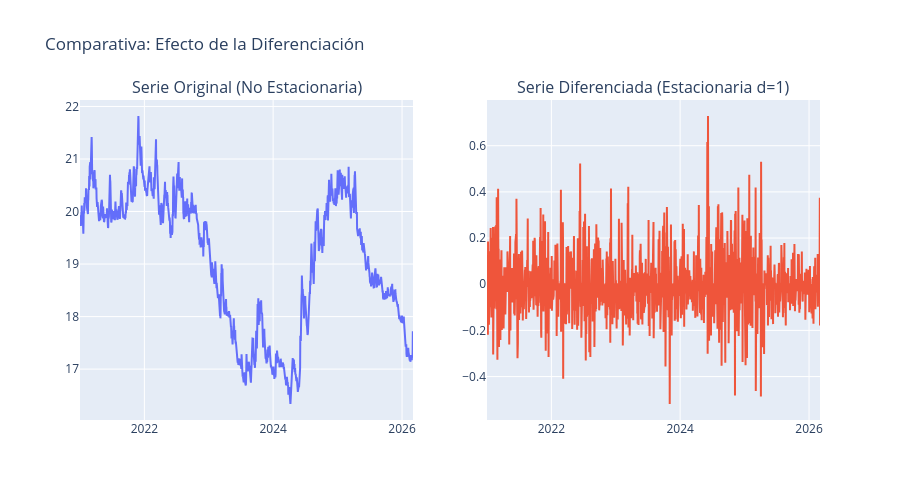

The notebook cell this image was saved under:
### Markdown cell above
## <font color= #003366> &ensp; •  **Pruebas de Estacionareidad** </font>
Un supuesto que se tiene al trabajar con modelos **SARIMA** es la estacionariedad, la cuál es la propiedad que mantiene media, varianza y autocovarianza constantes a lo largo del tiempo.

Para validar si una serie de tiempo es estacionaria, se realizan las siguientes pruebas:
- Augmented Dickey-Fuller (ADF)

### Code cell
def check_stationarity(series, title="Serie Original"):
    result = adfuller(series.dropna())
    print(f'ADF Test: {title}')
    print(f'Estadístico ADF: {result[0]:.4f}')
    print(f'p-value: {result[1]:.4f}')
    is_stationary = result[1] < 0.05
    print(f"¿Es estacionaria? {'SÍ' if is_stationary else 'NO'}\n")
    return is_stationary

# 1. Revisamos la serie original
check_stationarity(df['tipo_cambio'], "Tipo de Cambio Original")

# 2. Aplicamos Primera Diferencia (d=1)
df['diff_1'] = df['tipo_cambio'].diff()

# 3. Revisamos la serie diferenciada
check_stationarity(df['diff_1'], "Primera Diferencia (d=1)")

# Creamos una figura con 2 columnas (Subplots)
fig = make_subplots(
    rows=1, cols=2,
    subplot_titles=("Serie Original (No Estacionaria)", "Serie Diferenciada (Estacionaria d=1)")
)

# Gráfico 1: Serie Original
fig.add_trace(
    go.Scatter(x=df['tipo_cambio'].index, y=df['tipo_cambio'], name='Original'),
    row=1, col=1
)

# Gráfico 2: Serie Diferenciada
fig.add_trace(
    go.Scatter(x=df['diff_1'].index, y=df['diff_1'], name='Diferenciada'),
    row=1, col=2
)

# Ajustes de diseño
fig.update_layout(
    title_text="Comparativa: Efecto de la Diferenciación",
    showlegend=False, # Ocultamos leyenda
    height=500
)

fig.show()

### Figure 1 — Plotly figure (JSON) as saved in the notebook; plotly's stock layout.template omitted (floating-point values rounded to 4 significant figures; data arrays with more than 128 entries replaced by an {"elided": "..."} marker saying what was removed)
{"data": [{"name": "Original", "type": "scatter", "x": {"elided": "1889 str values"}, "xaxis": "x", "y": {"elided": "1889 float values"}, "yaxis": "y"}, {"name": "Diferenciada", "type": "scatter", "x": {"elided": "1889 str values"}, "xaxis": "x2", "y": {"elided": "1889 float values"}, "yaxis": "y2"}], "layout": {"annotations": [{"font": {"size": 16}, "showarrow": false, "text": "Serie Original (No Estacionaria)", "x": 0.225, "xanchor": "center", "xref": "paper", "y": 1, "yanchor": "bottom", "yref": "paper"}, {"font": {"size": 16}, "showarrow": false, "text": "Serie Diferenciada (Estacionaria d=1)", "x": 0.775, "xanchor": "center", "xref": "paper", "y": 1, "yanchor": "bottom", "yref": "paper"}], "height": 500, "showlegend": false, "title": {"text": "Comparativa: Efecto de la Diferenciación"}, "xaxis": {"anchor": "y", "domain": [0, 0.45]}, "xaxis2": {"anchor": "y2", "domain": [0.55, 1]}, "yaxis": {"anchor": "x", "domain": [0, 1]}, "yaxis2": {"anchor": "x2", "domain": [0, 1]}}}
